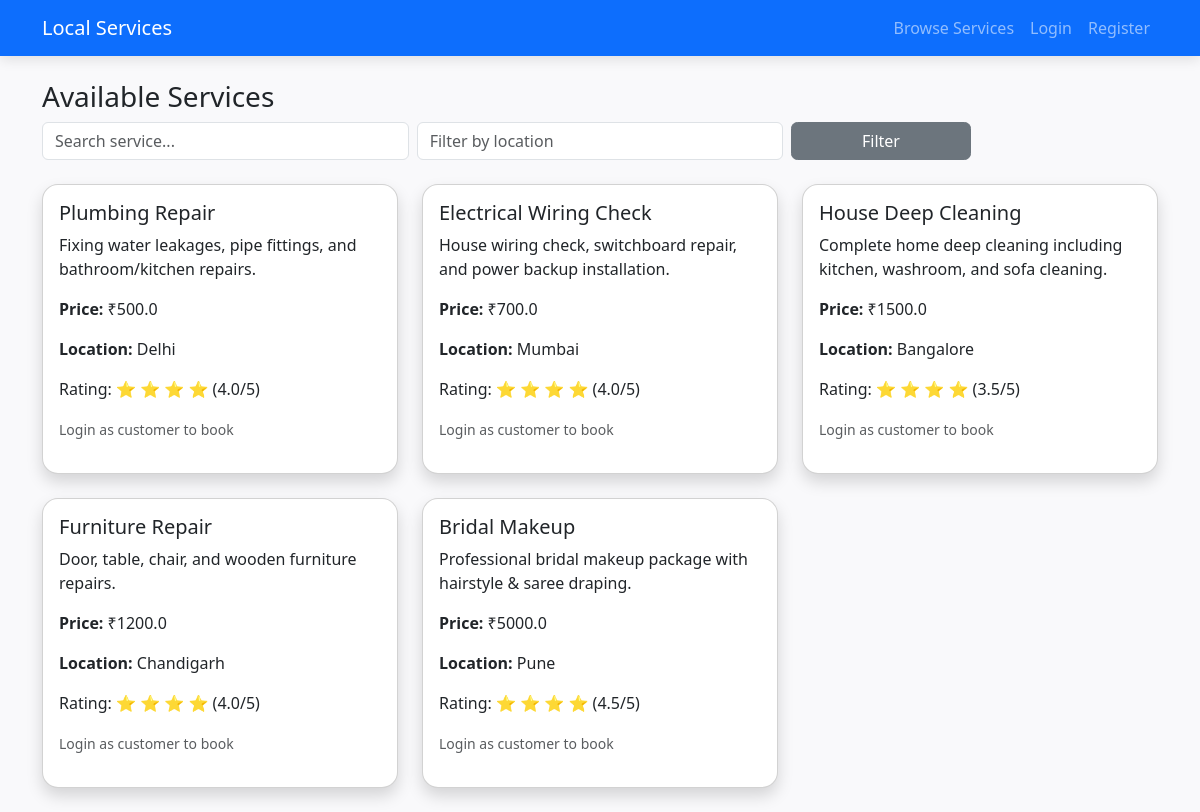
Page /services on the earlier database version.
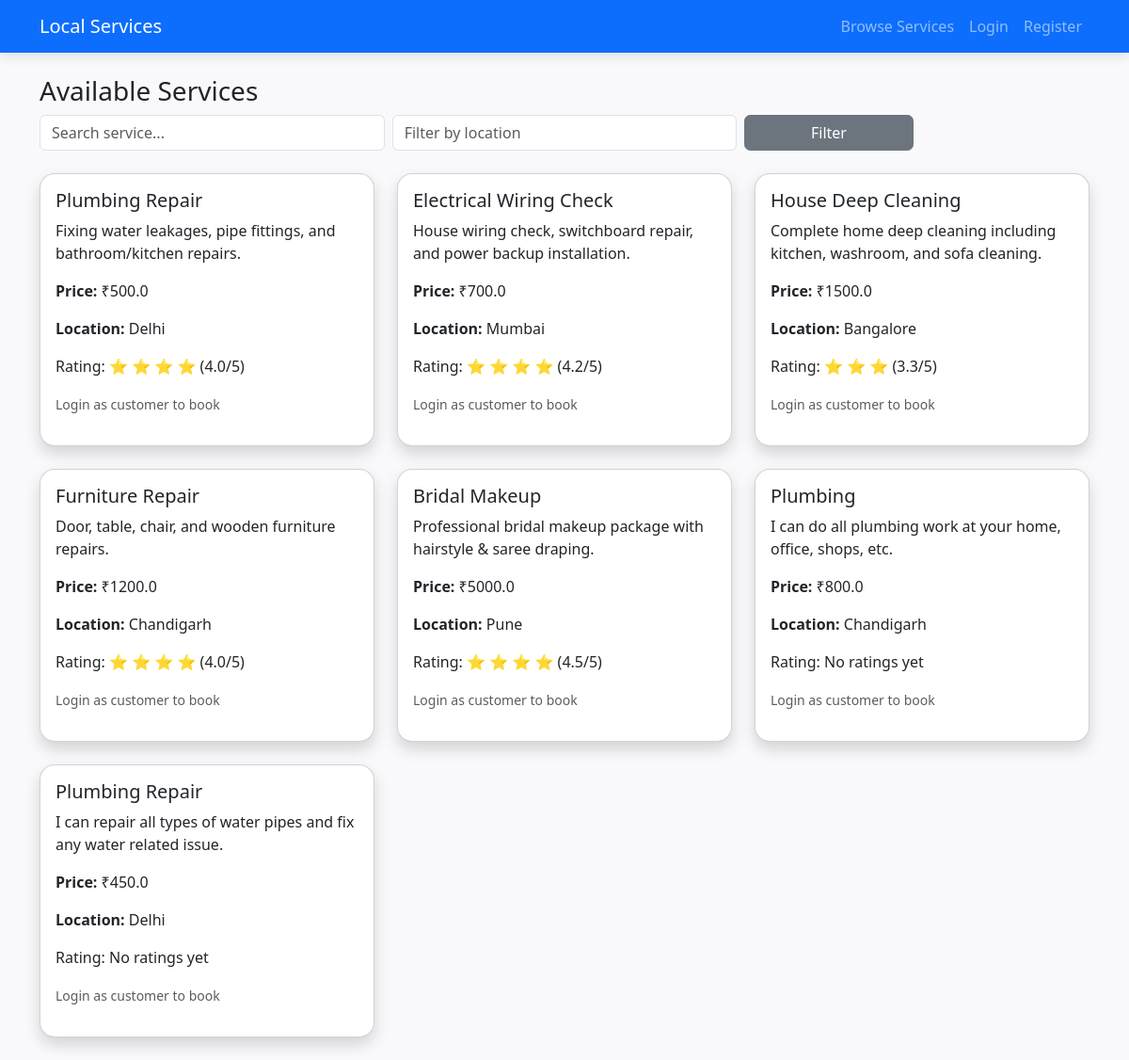
Same page on the later database version.
### app.py (models this page shows)
class Service(db.Model):
    id = db.Column(db.Integer, primary_key=True)
    provider_id = db.Column(db.Integer, db.ForeignKey('user.id'), nullable=False)
    name = db.Column(db.String(100), nullable=False)
    description = db.Column(db.Text, nullable=False)
    price = db.Column(db.Float, nullable=False)
    location = db.Column(db.String(100), nullable=False)
    is_available = db.Column(db.Boolean, default=True)
    provider = db.relationship('User', backref='services')
    @property
    def avg_rating(self):
        avg = db.session.query(func.avg(Booking.rating)).filter(
            Booking.service_id == self.id,
            Booking.rating > 0
        ).scalar()
        return round(avg, 1) if avg else 0

### app.py (the view)
@app.route('/services')
def services():
    query = request.args.get('q', '')
    location = request.args.get('location', '')
    services = Service.query.filter(Service.is_available == True)
    if query:
        services = services.filter(Service.name.contains(query))
    if location:
        services = services.filter(Service.location.contains(location))
    services = services.all()  # ✅ Just fetch directly, no manual avg_rating assignment
    return render_template('services.html', services=services)

### app.py (called while the page is built)
@app.context_processor
def inject_provider_notifications():
    pending_count = 0
    if current_user.is_authenticated and current_user.role == "provider":
        pending_count = Booking.query.filter_by(provider_id=current_user.id, status="Pending").count()
    return dict(provider_pending_count=pending_count)

### templates/services.html (shortened to what this page needs)
{% extends "base.html" %}
{% block content %}
<h3>Available Services</h3>
<form method="GET" class="row g-2 mb-4">
    <div class="col-md-4">
        <input type="text" name="q" class="form-control" placeholder="Search service..." value="{{ request.args.q }}">
    </div>
    <div class="col-md-4">
        <input type="text" name="location" class="form-control" placeholder="Filter by location" value="{{ request.args.location }}">
    </div>
    <div class="col-md-2">
        <button class="btn btn-secondary w-100">Filter</button>
    </div>
</form>
<div class="row">
    {% for s in services %}
    <div class="col-md-4 mb-4">
        <div class="card shadow">
            <div class="card-body">
                <h5 class="card-title">{{ s.name }}</h5>
                <p class="card-text">{{ s.description }}</p>
                <p><strong>Price:</strong> ₹{{ s.price }}</p>
                <p><strong>Location:</strong> {{ s.location }}</p>
                <p>
                Rating:
                {% if s.avg_rating > 0 %}
                    {% for i in range(s.avg_rating|round|int) %}
                        ⭐
                    {% endfor %}
                    ({{ s.avg_rating }}/5)
                {% else %}
                    No ratings yet
                {% endif %}
            </p>
                {% if current_user.is_authenticated and current_user.role == 'customer' %}
                    <a href="{{ url_for('book', service_id=s.id) }}" class="btn btn-primary">Book Now</a>
                {% else %}
                    <p class="text-muted"><small>Login as customer to book</small></p>
                {% endif %}
            </div>
        </div>
    </div>
    {% else %}
    <p>No services available at the moment.</p>
    {% endfor %}
</div>
{% endblock %}

Differences in the rows shown:
computed for Service "Electrical Wiring Check": avg_rating "4.0" → "4.2"
computed for Service "House Deep Cleaning": avg_rating "3.5" → "3.3"
added Service: name "Plumbing", description "I can do all plumbing work at your home, office, shops, etc.", price "800.0", location "Chandigarh", shows "No ratings yet"
added Service: name "Plumbing Repair", description "I can repair all types of water pipes and fix any water related issue.", price "450.0", location "Delhi", shows "No ratings yet"
